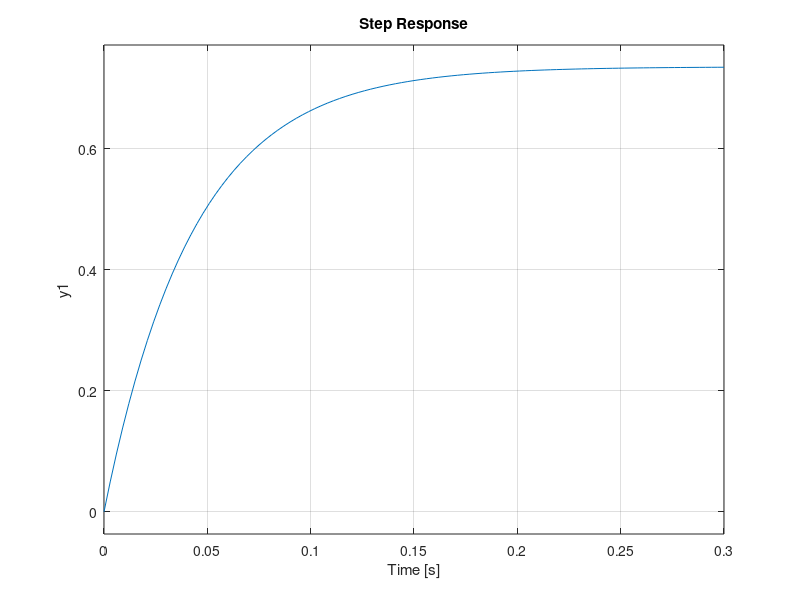

Reproduce this figure in MATLAB. (Note: this script raises an error after producing the figure.)
%{
    10.3/(.604s+14) = (10.3/14)/(.604s/14+1)
%}

clear; close all;

num = [0 10.3/14];
den = [0.604/14 1];
h = tf(num, den)
step(h);
h0 = dcgain(h);

yline(.67*h0); yline(.99*h0)
xline(den(1)); xline(5*den(1))

n = 1e5;
ts = 62e-6; %runtime of every loop of the teensy
t = 0:ts:(n-1)*ts;
u = zeros(1,n);

u(1) = rand(); %value from 0 to 1 of the voltage applied [like pwm]
for i=2:n
    du = (rand()-.5)*.001; % 0.1% maximum change of the power applied
    u(i) = u(i-1)+du;
end

figure(2);
lsim(h,u,t);
